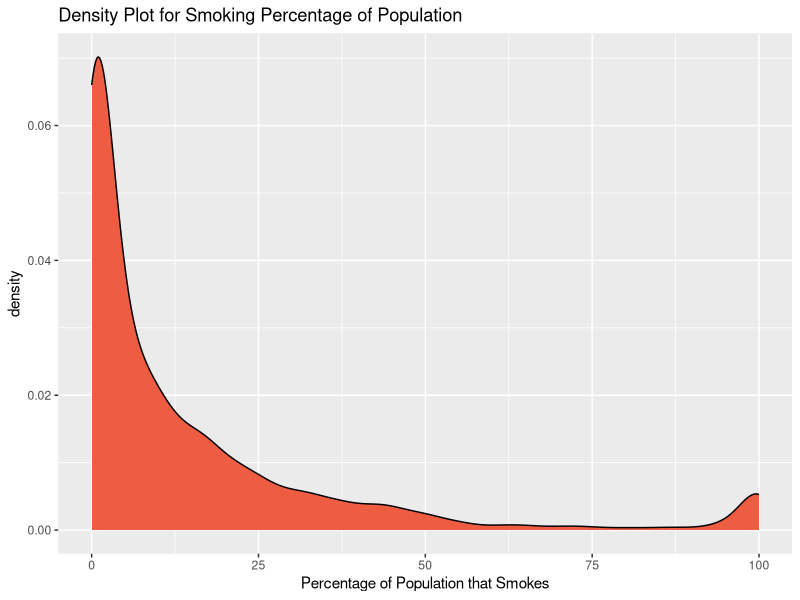
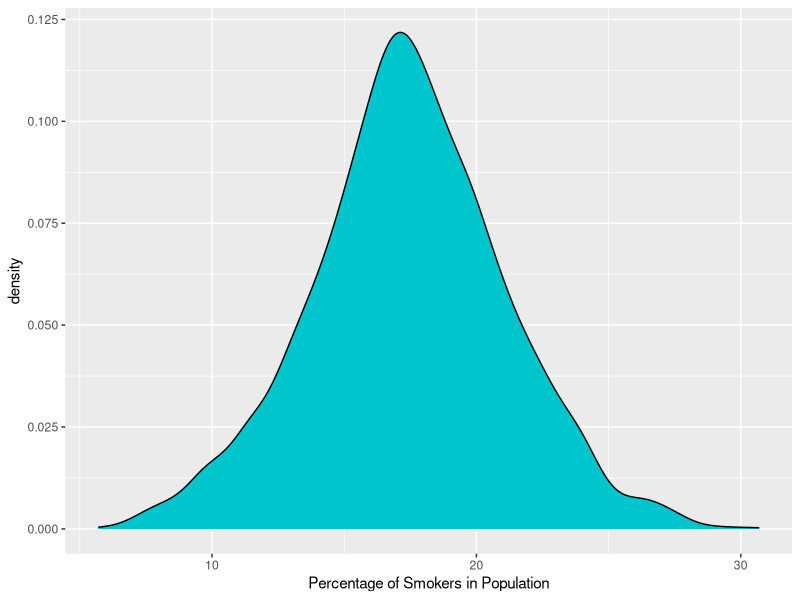
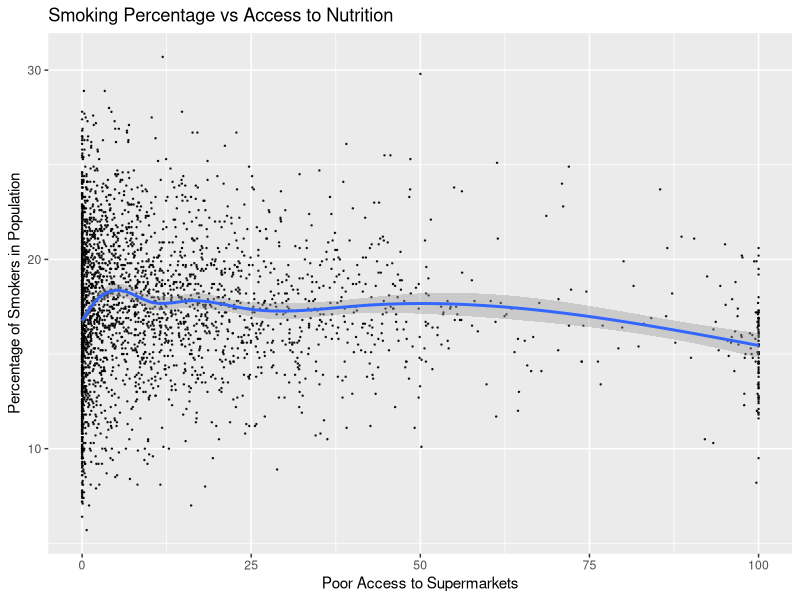
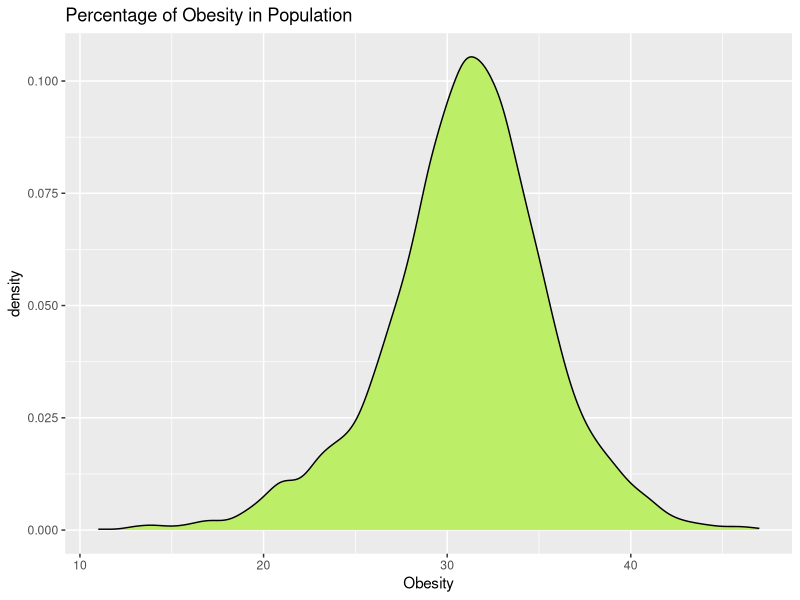
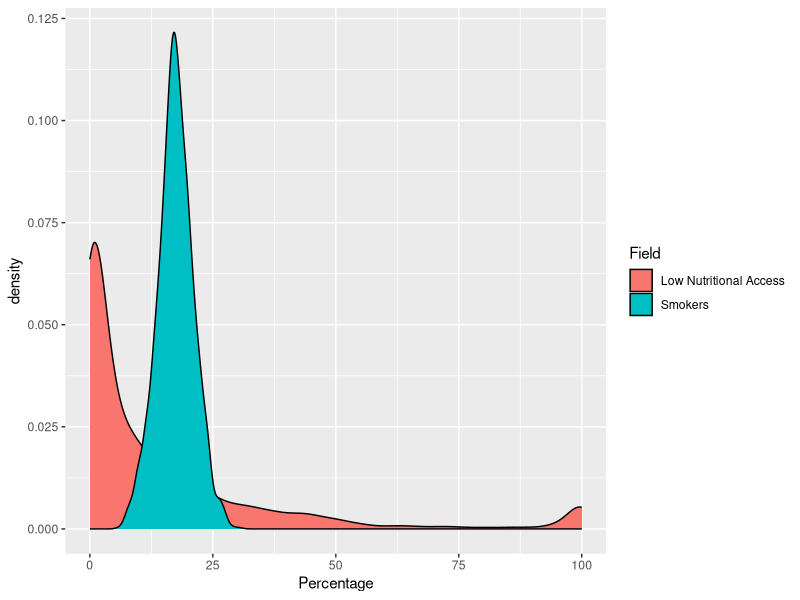

Recreate these plots in R, in order.
## ---- chunk 1
knitr::opts_chunk$set(echo = FALSE, results='asis')
## ---- chunk 2
library(tidyverse)
library(xtable)
setwd("~/Documents/courses/newCollege/current/eda/projects/project2/")
printNamedDf <- function(df, title="") {
  tmp <- xtable(df, caption=title)
  return(print.xtable(tmp, comment=FALSE))
}
printDf <- function(df, title="") {
  tmp <- xtable(df, caption=title)
  return(print.xtable(tmp, comment=FALSE, include.rownames = FALSE))
}
complete_cases <- function(df) {
  tmp <- as.data.frame(names(df))
  tmp <- cbind(tmp, as.data.frame(sapply(df, function(col) {
    sum(complete.cases(col))
  })))
  tmp <- cbind(tmp, as.data.frame(sapply(df, function(col){
    100 * sum(complete.cases(col)) / length(col)
  })))
  names(tmp) <- c("FieldName", "CompleteCases", "PercentComplete")
  return(tmp)
}
## ---- chunk 3
smoking <- read.csv("csv_files/smoking.csv", stringsAsFactors = FALSE)
aggriData <- read.csv("csv_files/aggriculture_aggregated.csv", stringsAsFactors = FALSE)
names(aggriData) <- gsub("\\.", ",", gsub("_", "\\ ", names(aggriData)))
## ---- chunk 4
dats <- inner_join(smoking, aggriData, by=c("County", "State"))
dats_10 <- dats[,c(1, 2, 3, 9)]
names(dats_10) <- c("State", "County", "Percent_Smoking", "Low_Access_10_Miles_Share")
dats_combine <- dats_10 %>% mutate(Score = Percent_Smoking + 2*Low_Access_10_Miles_Share) %>% select(State, County, Score) %>% arrange(Score)
## ---- chunk 5
ggplot(data=dats_10, aes(Low_Access_10_Miles_Share)) + geom_density(fill='tomato2') + labs(title="Density Plot for Smoking Percentage of Population", x="Percentage of Population that Smokes")
## ---- chunk 6
ggplot(data=dats_10, aes(Percent_Smoking)) + geom_density(fill='turquoise3') + labs(x="Percentage of Smokers in Population")
## ---- chunk 7
ggplot(data=dats_10, aes(x=Low_Access_10_Miles_Share, y=Percent_Smoking)) + geom_point(alpha=0.8, size=0.2) + geom_smooth() + labs(x="Poor Access to Supermarkets", y="Percentage of Smokers in Population", title="Smoking Percentage vs Access to Nutrition")
## ---- chunk 8
countyHealth <- read.csv("csv_files/countyHealthRankings.csv")
ggplot(data=countyHealth, aes(x=Obesity)) + geom_density(fill='darkolivegreen2') + labs(title="Percentage of Obesity in Population")
## ---- chunk 9
tmpDf <- dats_10 %>% gather("Field", "Percentage", 3:4)
tmpDf$Field = as.character(gsub("Percent_Smoking", "Smokers", tmpDf$Field))
tmpDf$Field = as.character(gsub("Low_Access_10_Miles_Share", "Low Nutritional Access", tmpDf$Field))
ggplot(data=tmpDf) + geom_density(aes(x=Percentage, fill=Field))
